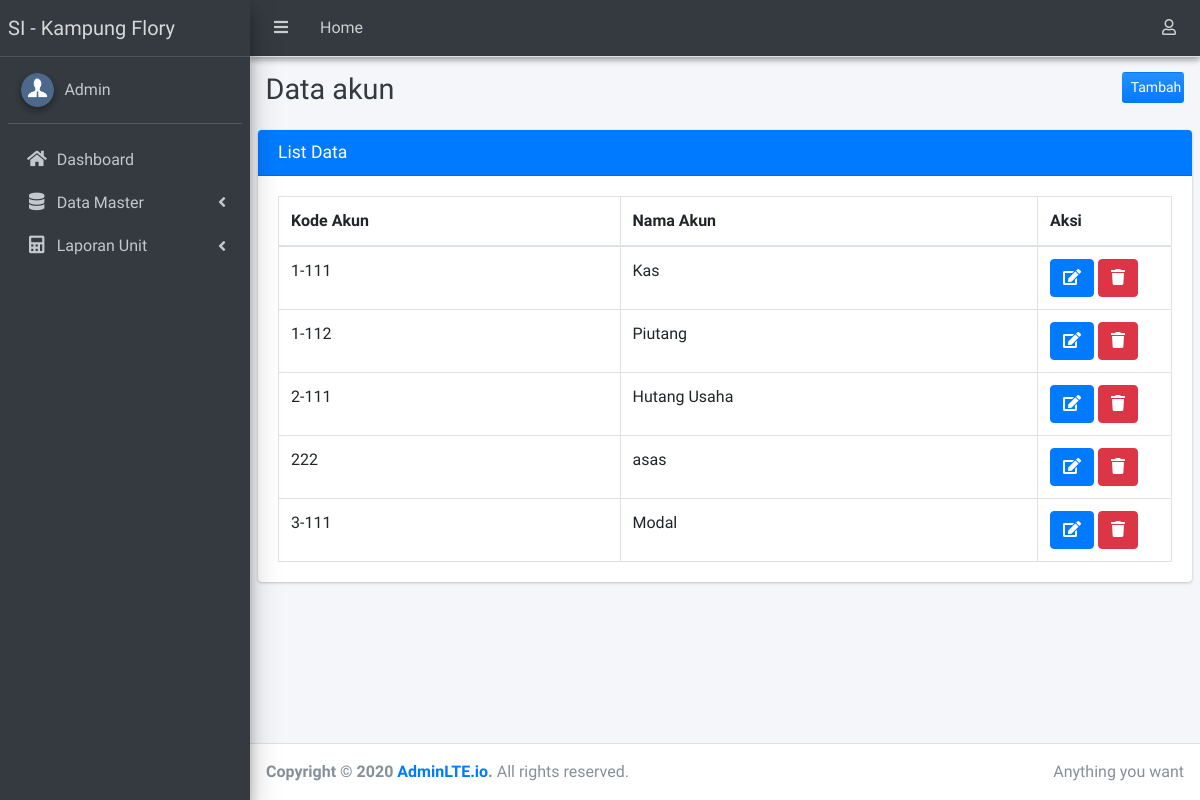
Page /admin/index.php?hal=akun on the earlier database version.
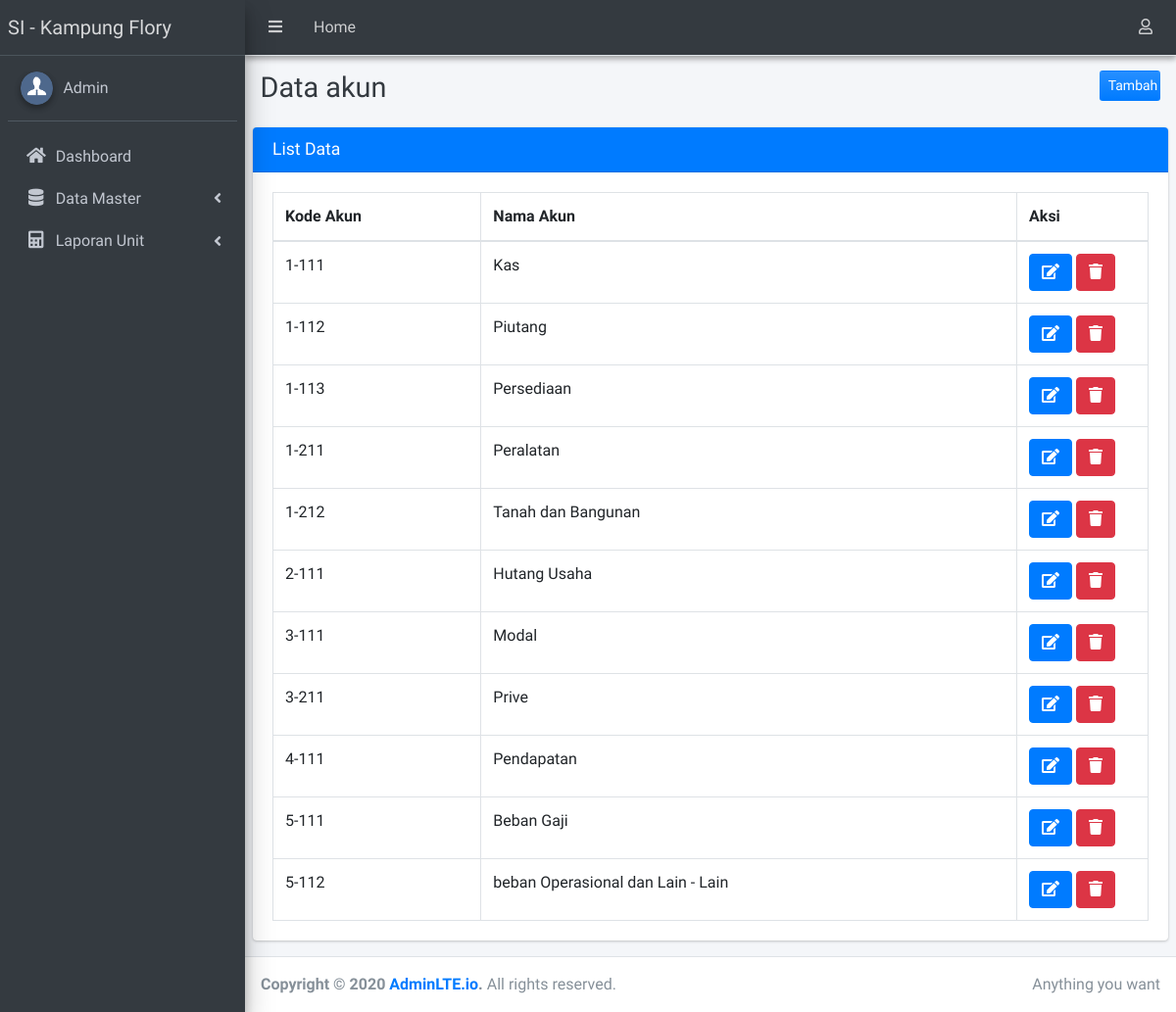
Same page on the later database version.
### tables this page shows
CREATE TABLE `tb_akun` (
  `kode_akun` varchar(20) NOT NULL,
  `nama_akun` varchar(100) DEFAULT NULL
);

### admin/akun.php (the view, shortened to what this page needs)
<div class="content-header">
  <div class="container-fluid">
    <div class="row mb-2">
      <div class="col-sm-6">
        <h1 class="m-0 text-dark">Data akun</h1>
      </div>
      <div class="col-sm-5">
      </div>
      <div class="col-sm-1">
        <a href="?hal=akun_olah" style="float: right;" class="btn btn-block bg-gradient-primary btn-sm">Tambah</a>
      </div>
    </div>
  </div>
</div>
<section class="content">
  <div class="row">
    <div class="col-12">
      <div class="card card-primary">
        <div class="card-header">
          <h3 class="card-title primary">List Data</h3>
        </div>
        <div class="card-body">
          <table id="example2" class="table table-bordered table-hover">
            <thead>
              <tr>
                <th>Kode Akun</th>
                <th>Nama Akun</th>
                <th>Aksi</th>
              </tr>
            </thead>
            <tbody>
              <?php
              $query="SELECT * from tb_akun";
              $result=$mysqli->query($query);
              $num_result=$result->num_rows;
              if ($num_result > 0 ) {
                while ($data=mysqli_fetch_assoc($result)) {
                  extract($data);
                  ?>
                  <tr>
                    <td><?php echo $kode_akun; ?></td>
                    <td><?php echo $nama_akun; ?></td>
                  <td width="15%">
                    <a href="?hal=akun_olah&id=<?=$kode_akun; ?>"
                      class="btn btn-icon btn-primary" title="Edit Data"><i class="fa fa-edit"></i> </a>
                      <a class="btn btn-danger" title="Hapus Data" href="akun_proses.php?hapus=<?=$kode_akun;?>"
                        onclick="return confirm('Apakah anda yakin akan menghapus data ini?')"> <i class="fa fa-trash"></i></a>
                      </td>
                    </tr>
                    <?php }} ?>
                  </table>
                </div>
              </div>
            </div>
          </div>
        </section>

### admin/index.php (shortened to what this page needs)
<?php
if(isset($_SESSION['admin'])){
  ?>
  <!DOCTYPE html>
<html lang="en">
<head>
  <link rel="stylesheet" href="../assets/plugins/fontawesome-free/css/all.min.css">
  <link rel="stylesheet" href="../assets/dist/css/adminlte.min.css">
  <link rel="stylesheet" href="../assets/plugins/datatables-bs4/css/dataTables.bootstrap4.css">
  <link rel="stylesheet" href="../assets/plugins/select2/css/select2.min.css">
  <link rel="stylesheet" href="../assets/plugins/select2-bootstrap4-theme/select2-bootstrap4.min.css">
  <link rel="stylesheet" href="../assets/plugins//sweetalert2/sweetalert2.min.css">
</head>
<body class="hold-transition sidebar-mini">
  <div class="wrapper">
    <nav class="main-header navbar navbar-expand navbar-dark elevation-2 navbar-light">
      <ul class="navbar-nav">
        <li class="nav-item">
          <a class="nav-link" data-widget="pushmenu" href="#"><i class="fas fa-bars"></i></a>
        </li>
        <li class="nav-item d-none d-sm-inline-block">
          <a href="index3.html" class="nav-link">Home</a>
        </li>
      </ul>
      <ul class="navbar-nav ml-auto">
        <li class="nav-item dropdown">
          <a class="nav-link" data-toggle="dropdown" href="#">
            <i class="far fa-user"></i>
          </a>
        </li>
      </ul>
    </nav>
    <aside class="main-sidebar sidebar-dark-primary elevation-4">
      <a href="#" class="brand-link">
        <span class="brand-text font-weight-light">SI - Kampung Flory</span>
      </a>
      <div class="sidebar">
        <div class="user-panel mt-3 pb-3 mb-3 d-flex">
          <div class="image">
            <img src="../assets/dist/img/user2-160x160.jpg" class="img-circle elevation-2" alt="User Image">
          </div>
          <div class="info">
            <a href="#" class="d-block">Admin</a>
          </div>
        </div>
        <nav class="mt-2">
          <ul class="nav nav-pills nav-sidebar flex-column" data-widget="treeview" role="menu" data-accordion="false">
           <?php include('_menu.php'); ?>
         </ul>
       </nav>
     </div>
   </aside>
   <div class="content-wrapper">
    <?php
    $hal = @$_GET['hal'];
    $modul = "";
    $default = $modul."beranda.php";
    if(!$hal){
      require_once "$default";
    }else{
      switch($hal){
        case $hal:
        if(is_file($modul.$hal.".php"))
        {
          require_once $modul.$hal.".php";
        }
        else
        {
          require_once "$default";
        }
        break;
      }
    }
    ?>
  </div>
  <footer class="main-footer">
    <div class="float-right d-none d-sm-inline">
      Anything you want
    </div>
    <strong>Copyright &copy; 2020 <a href="https://adminlte.io">AdminLTE.io</a>.</strong> All rights reserved.
  </footer>
</div>
</body>
</html>
<?php
}else{
  echo "<script>window.location='../index.php';</script>";
}
?>

### admin/_menu.php (shortened to what this page needs)
<li class="nav-item">
	<a href="?hal=beranda" class="nav-link">
		<i class="nav-icon fas fa-home"></i>
		<p> Dashboard </p>
	</a>
</li>
<li class="nav-item has-treeview">
	<a href="#" class="nav-link">
		<i class="nav-icon fas fa-database"></i>
		<p>
			Data Master
			<i class="fas fa-angle-left right"></i>
		</p>
	</a>
</li>
<li class="nav-item has-treeview">
	<a href="#" class="nav-link">
		<i class="nav-icon fas fa-calculator"></i>
		<p>
			Laporan Unit
			<i class="fas fa-angle-left right"></i>
		</p>
	</a>
	</li>

Differences in the rows shown:
removed tb_akun: kode_akun "222", nama_akun "asas"
added tb_akun: kode_akun "1-113", nama_akun "Persediaan"
added tb_akun: kode_akun "1-211", nama_akun "Peralatan"
added tb_akun: kode_akun "1-212", nama_akun "Tanah dan Bangunan"
added tb_akun: kode_akun "3-211", nama_akun "Prive"
added tb_akun: kode_akun "4-111", nama_akun "Pendapatan"
added tb_akun: kode_akun "5-111", nama_akun "Beban Gaji"
added tb_akun: kode_akun "5-112", nama_akun "beban Operasional dan Lain - Lain"
